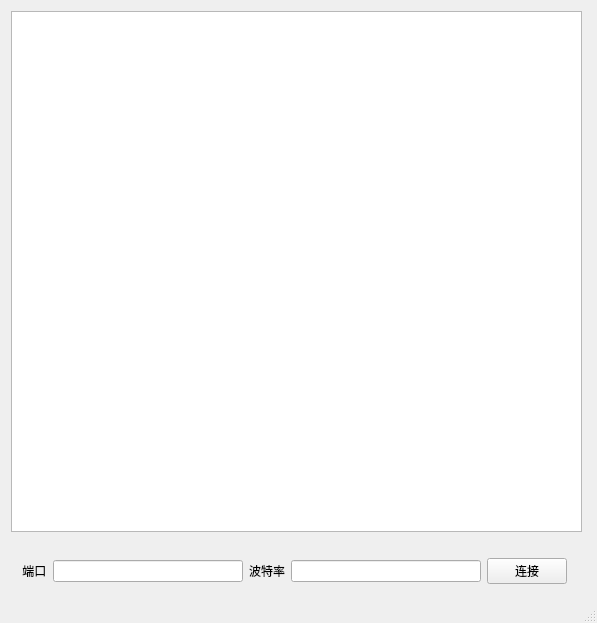
<?xml version="1.0" encoding="UTF-8"?>
<ui version="4.0">
 <class>MainWindow</class>
 <widget class="QMainWindow" name="MainWindow">
  <property name="geometry">
   <rect>
    <x>0</x>
    <y>0</y>
    <width>597</width>
    <height>623</height>
   </rect>
  </property>
  <property name="windowTitle">
   <string>MainWindow</string>
  </property>
  <widget class="QWidget" name="centralwidget">
   <widget class="PlotWidget" name="plotView">
    <property name="geometry">
     <rect>
      <x>11</x>
      <y>11</y>
      <width>571</width>
      <height>521</height>
     </rect>
    </property>
   </widget>
   <widget class="QWidget" name="">
    <property name="geometry">
     <rect>
      <x>19</x>
      <y>556</y>
      <width>548</width>
      <height>30</height>
     </rect>
    </property>
    <layout class="QHBoxLayout" name="horizontalLayout">
     <item>
      <widget class="QLabel" name="comLabel">
       <property name="text">
        <string> 端口</string>
       </property>
      </widget>
     </item>
     <item>
      <widget class="QLineEdit" name="comEdit">
       <property name="text">
        <string notr="true"/>
       </property>
       <property name="frame">
        <bool>true</bool>
       </property>
      </widget>
     </item>
     <item>
      <widget class="QLabel" name="baudrateLabel">
       <property name="text">
        <string>波特率</string>
       </property>
      </widget>
     </item>
     <item>
      <widget class="QLineEdit" name="baudrateEdit">
       <property name="inputMask">
        <string notr="true"/>
       </property>
       <property name="text">
        <string notr="true"/>
       </property>
      </widget>
     </item>
     <item>
      <widget class="QPushButton" name="connectButton">
       <property name="text">
        <string>连接</string>
       </property>
      </widget>
     </item>
    </layout>
   </widget>
  </widget>
  <widget class="QStatusBar" name="statusBar"/>
 </widget>
 <customwidgets>
  <customwidget>
   <class>PlotWidget</class>
   <extends>QGraphicsView</extends>
   <header>pyqtgraph</header>
  </customwidget>
 </customwidgets>
 <resources/>
 <connections/>
</ui>
